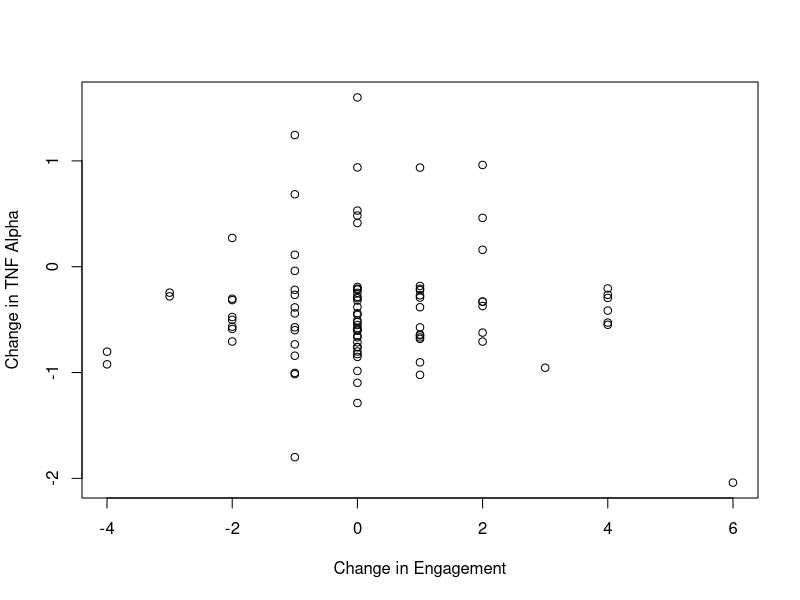

Here is the R script that generated this plot:
#! /usr/local/bin/Rscript

Full_data<-read.csv("clean_data/Full_data.csv")

# plot of Engagement vs TNF
png("figs/fig1.png")
plot(y = Full_data$change_TNF, x = Full_data$change_engage,
     xlab = "Change in Engagement", ylab = "Change in TNF Alpha")
dev.off()